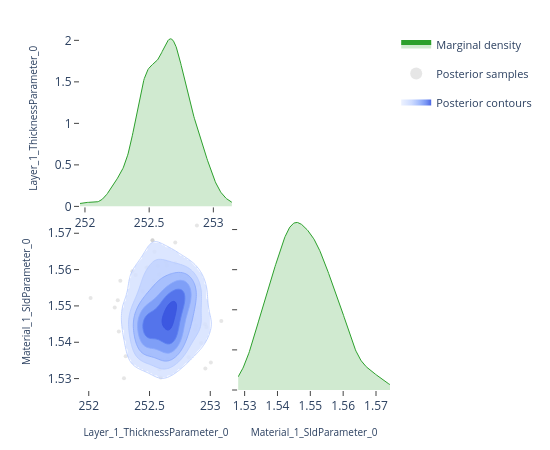

Notebook source saved alongside this figure:
### Code cell
# ---- Pairwise focus: thickness vs SLD ---------------------------------------
# A 2-parameter corner plot zooms in on the joint posterior for a specific
# pair.  This is the same view the EasyReflectometryApp's "2D Heatmap"
# sub-tab uses to inspect parameter degeneracies.


params_of_interest = ['Layer_1_ThicknessParameter_0', 'Material_1_SldParameter_0']
idx = [posterior.param_names.index(p) for p in params_of_interest]
subset_draws = np.asarray(posterior.draws)[:, idx]

fig = plot_corner(subset_draws, params_of_interest)
fig.show()

### Figure 1 — Plotly figure (JSON) as saved in the notebook; plotly's stock layout.template omitted (floating-point values rounded to 4 significant figures; data arrays with more than 128 entries replaced by an {"elided": "..."} marker saying what was removed)
{"data": [{"fill": "tozeroy", "fillcolor": "rgba(44, 160, 44, 0.22)", "hoverinfo": "skip", "legendgroup": "marginal", "line": {"color": "rgb(44, 160, 44)", "width": 1}, "mode": "lines", "name": "Marginal density", "showlegend": true, "type": "scatter", "x": {"elided": "256 float values"}, "xaxis": "x", "y": {"elided": "256 float values"}, "yaxis": "y"}, {"hoverinfo": "skip", "legendgroup": "scatter", "marker": {"color": "rgba(140, 140, 140, 0.22)", "size": 4}, "mode": "markers", "name": "Posterior samples", "showlegend": true, "type": "scatter", "x": [252.7, 252.6, 252.5, 252.8, 252.6, 252.5, 252.7, 252.9, 252.4, 252.5, 252.6, 252.6, 252.8, 252.7, 252.5, 252.5, 252.9, 252.6, 252.7, 252.7, 252.5, 252.7, 252.7, 252.7, 253.0, 252.5, 252.2, 252.4, 252.0, 252.4, 252.9, 252.4, 252.5, 252.7, 252.9, 252.5, 252.3, 252.7, 252.6, 252.4, 252.8, 252.7, 252.7, 252.7, 252.3, 252.8, 252.7, 252.8, 252.2, 252.5, 252.7, 252.5, 252.8, 253.0, 252.8, 252.5, 252.8, 252.7, 252.4, 252.7, 252.7, 252.8, 252.5, 252.5, 252.6, 252.6, 252.6, 252.6, 252.6, 252.6, 252.9, 252.9, 252.4, 252.8, 252.7, 252.6, 252.4, 252.6, 252.9, 252.5, 252.8, 252.8, 252.7, 252.4, 252.7, 252.8, 252.7, 252.4, 252.6, 252.7, 252.5, 252.2, 252.4, 252.7, 252.5, 252.8, 252.8, 252.8, 252.5, 252.7, 253.0, 252.9, 252.5, 252.7, 252.4, 252.6, 252.6, 252.5, 252.5, 252.5, 252.3, 253.1, 252.6, 252.4, 252.7, 252.5, 252.4, 253.0, 252.9, 252.5], "xaxis": "x3", "y": [1.562, 1.561, 1.536, 1.557, 1.543, 1.557, 1.551, 1.54, 1.545, 1.547, 1.543, 1.562, 1.559, 1.535, 1.55, 1.56, 1.556, 1.539, 1.554, 1.553, 1.542, 1.544, 1.54, 1.559, 1.533, 1.561, 1.543, 1.551, 1.552, 1.547, 1.554, 1.539, 1.541, 1.541, 1.553, 1.543, 1.536, 1.552, 1.533, 1.548, 1.551, 1.55, 1.535, 1.567, 1.557, 1.542, 1.552, 1.548, 1.552, 1.547, 1.546, 1.542, 1.557, 1.545, 1.536, 1.537, 1.555, 1.542, 1.54, 1.55, 1.537, 1.554, 1.546, 1.542, 1.561, 1.553, 1.551, 1.53, 1.547, 1.559, 1.545, 1.549, 1.54, 1.553, 1.545, 1.551, 1.536, 1.555, 1.544, 1.568, 1.541, 1.558, 1.535, 1.559, 1.545, 1.542, 1.543, 1.554, 1.535, 1.549, 1.547, 1.55, 1.56, 1.552, 1.556, 1.549, 1.558, 1.555, 1.565, 1.55, 1.534, 1.546, 1.546, 1.54, 1.545, 1.545, 1.547, 1.55, 1.549, 1.544, 1.53, 1.546, 1.541, 1.554, 1.537, 1.546, 1.536, 1.544, 1.572, 1.568], "yaxis": "y3", "zorder": 0}, {"colorscale": [[0.0, "rgba(224, 233, 255, 0.62)"], [0.35, "rgba(183, 203, 255, 0.70)"], [0.6, "rgba(138, 169, 252, 0.78)"], [0.82, "rgba(96, 131, 242, 0.84)"], [1.0, "rgba(58, 86, 224, 0.90)"]], "connectgaps": false, "contours": {"coloring": "fill", "end": 73.87, "showlabels": false, "showlines": false, "size": 11.66, "start": 15.55}, "hoverinfo": "skip", "legendgroup": "contour", "name": "Posterior contours", "showlegend": true, "showscale": false, "type": "contour", "x": [252.0, 252.0, 252.0, 252.0, 252.0, 252.0, 252.1, 252.1, 252.1, 252.1, 252.1, 252.1, 252.1, 252.2, 252.2, 252.2, 252.2, 252.2, 252.2, 252.2, 252.3, 252.3, 252.3, 252.3, 252.3, 252.3, 252.4, 252.4, 252.4, 252.4, 252.4, 252.4, 252.4, 252.5, 252.5, 252.5, 252.5, 252.5, 252.5, 252.5, 252.6, 252.6, 252.6, 252.6, 252.6, 252.6, 252.7, 252.7, 252.7, 252.7, 252.7, 252.7, 252.7, 252.8, 252.8, 252.8, 252.8, 252.8, 252.8, 252.8, 252.9, 252.9, 252.9, 252.9, 252.9, 252.9, 252.9, 253.0, 253.0, 253.0, 253.0, 253.0, 253.0, 253.1, 253.1, 253.1, 253.1, 253.1, 253.1, 253.1], "xaxis": "x3", "y": [1.528, 1.529, 1.529, 1.53, 1.53, 1.531, 1.532, 1.532, 1.533, 1.533, 1.534, 1.534, 1.535, 1.536, 1.536, 1.537, 1.537, 1.538, 1.539, 1.539, 1.54, 1.54, 1.541, 1.541, 1.542, 1.543, 1.543, 1.544, 1.544, 1.545, 1.546, 1.546, 1.547, 1.547, 1.548, 1.549, 1.549, 1.55, 1.55, 1.551, 1.551, 1.552, 1.553, 1.553, 1.554, 1.554, 1.555, 1.556, 1.556, 1.557, 1.557, 1.558, 1.558, 1.559, 1.56, 1.56, 1.561, 1.561, 1.562, 1.563, 1.563, 1.564, 1.564, 1.565, 1.565, 1.566, 1.567, 1.567, 1.568, 1.568, 1.569, 1.57, 1.57, 1.571, 1.571, 1.572, 1.573, 1.573, 1.574, 1.574], "yaxis": "y3", "z": {"elided": "80x80 float values"}, "zmax": 73.87, "zmin": 15.55, "zorder": 1}, {"colorscale": [[0.0, "rgba(183, 203, 255, 0.94)"], [0.35, "rgba(183, 203, 255, 0.94)"], [0.35, "rgba(138, 169, 252, 0.95)"], [0.6, "rgba(138, 169, 252, 0.95)"], [0.6, "rgba(96, 131, 242, 0.96)"], [0.82, "rgba(96, 131, 242, 0.96)"], [0.82, "rgba(58, 86, 224, 0.98)"], [1.0, "rgba(58, 86, 224, 0.98)"]], "contours": {"coloring": "lines", "end": 73.87, "showlabels": false, "size": 11.66, "start": 15.55}, "hoverinfo": "skip", "legendgroup": "contour", "line": {"width": 0.9}, "showlegend": false, "showscale": false, "type": "contour", "x": [252.0, 252.0, 252.0, 252.0, 252.0, 252.0, 252.1, 252.1, 252.1, 252.1, 252.1, 252.1, 252.1, 252.2, 252.2, 252.2, 252.2, 252.2, 252.2, 252.2, 252.3, 252.3, 252.3, 252.3, 252.3, 252.3, 252.4, 252.4, 252.4, 252.4, 252.4, 252.4, 252.4, 252.5, 252.5, 252.5, 252.5, 252.5, 252.5, 252.5, 252.6, 252.6, 252.6, 252.6, 252.6, 252.6, 252.7, 252.7, 252.7, 252.7, 252.7, 252.7, 252.7, 252.8, 252.8, 252.8, 252.8, 252.8, 252.8, 252.8, 252.9, 252.9, 252.9, 252.9, 252.9, 252.9, 252.9, 253.0, 253.0, 253.0, 253.0, 253.0, 253.0, 253.1, 253.1, 253.1, 253.1, 253.1, 253.1, 253.1], "xaxis": "x3", "y": [1.528, 1.529, 1.529, 1.53, 1.53, 1.531, 1.532, 1.532, 1.533, 1.533, 1.534, 1.534, 1.535, 1.536, 1.536, 1.537, 1.537, 1.538, 1.539, 1.539, 1.54, 1.54, 1.541, 1.541, 1.542, 1.543, 1.543, 1.544, 1.544, 1.545, 1.546, 1.546, 1.547, 1.547, 1.548, 1.549, 1.549, 1.55, 1.55, 1.551, 1.551, 1.552, 1.553, 1.553, 1.554, 1.554, 1.555, 1.556, 1.556, 1.557, 1.557, 1.558, 1.558, 1.559, 1.56, 1.56, 1.561, 1.561, 1.562, 1.563, 1.563, 1.564, 1.564, 1.565, 1.565, 1.566, 1.567, 1.567, 1.568, 1.568, 1.569, 1.57, 1.57, 1.571, 1.571, 1.572, 1.573, 1.573, 1.574, 1.574], "yaxis": "y3", "z": {"elided": "80x80 float values"}, "zmax": 73.87, "zmin": 15.55, "zorder": 2}, {"fill": "tozeroy", "fillcolor": "rgba(44, 160, 44, 0.22)", "hoverinfo": "skip", "legendgroup": "marginal", "line": {"color": "rgb(44, 160, 44)", "width": 1}, "mode": "lines", "name": "Marginal density", "showlegend": false, "type": "scatter", "x": {"elided": "256 float values"}, "xaxis": "x4", "y": {"elided": "256 float values"}, "yaxis": "y4"}], "layout": {"height": 450, "legend": {"font": {"size": 11}, "itemsizing": "constant", "orientation": "v", "x": 1.02, "xanchor": "left", "y": 1.0, "yanchor": "top"}, "margin": {"b": 60, "l": 80, "r": 160, "t": 30}, "plot_bgcolor": "white", "showlegend": true, "width": 550, "xaxis": {"anchor": "y", "domain": [0.0, 0.49], "showgrid": false, "ticks": "outside", "zeroline": false}, "xaxis2": {"anchor": "y2", "domain": [0.51, 1.0], "showgrid": false, "ticks": "outside", "visible": false, "zeroline": false}, "xaxis3": {"anchor": "y3", "domain": [0.0, 0.49], "showgrid": false, "ticks": "outside", "title": {"font": {"size": 10}, "text": "Layer_1_ThicknessParameter_0"}, "zeroline": false}, "xaxis4": {"anchor": "y4", "domain": [0.51, 1.0], "showgrid": false, "ticks": "outside", "title": {"font": {"size": 10}, "text": "Material_1_SldParameter_0"}, "zeroline": false}, "yaxis": {"anchor": "x", "domain": [0.51, 1.0], "showgrid": false, "ticks": "outside", "title": {"font": {"size": 10}, "text": "Layer_1_ThicknessParameter_0"}, "zeroline": false}, "yaxis2": {"anchor": "x2", "domain": [0.51, 1.0], "showgrid": false, "ticks": "outside", "visible": false, "zeroline": false}, "yaxis3": {"anchor": "x3", "domain": [0.0, 0.49], "showgrid": false, "ticks": "outside", "title": {"font": {"size": 10}, "text": "Material_1_SldParameter_0"}, "zeroline": false}, "yaxis4": {"anchor": "x4", "domain": [0.0, 0.49], "showgrid": false, "showticklabels": false, "ticks": "outside", "zeroline": false}}}
